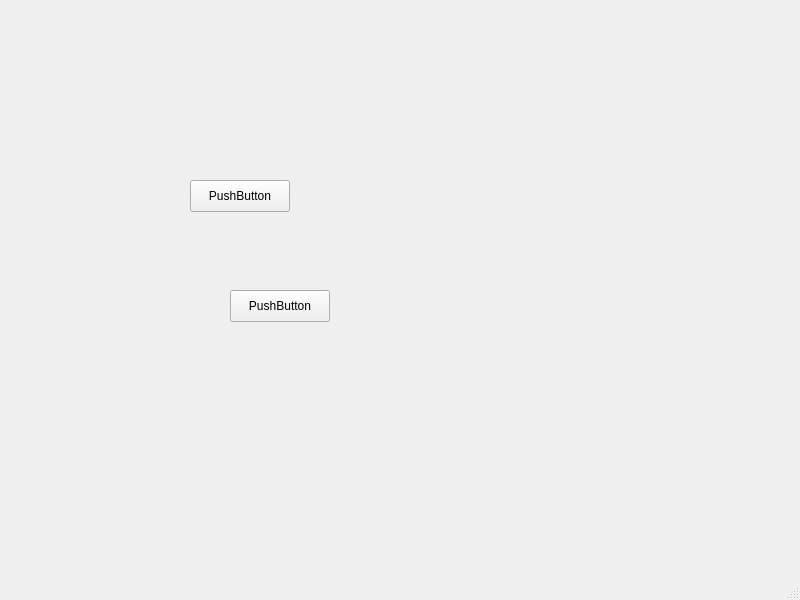
<?xml version="1.0" encoding="UTF-8"?>
<ui version="4.0">
 <class>MainWindow</class>
 <widget class="QMainWindow" name="MainWindow">
  <property name="geometry">
   <rect>
    <x>0</x>
    <y>0</y>
    <width>800</width>
    <height>600</height>
   </rect>
  </property>
  <property name="windowTitle">
   <string>MainWindow</string>
  </property>
  <widget class="QWidget" name="centralwidget">
   <widget class="QPushButton" name="pushButton">
    <property name="geometry">
     <rect>
      <x>190</x>
      <y>180</y>
      <width>100</width>
      <height>32</height>
     </rect>
    </property>
    <property name="text">
     <string>PushButton</string>
    </property>
   </widget>
   <widget class="QPushButton" name="pushButton_2">
    <property name="geometry">
     <rect>
      <x>230</x>
      <y>290</y>
      <width>100</width>
      <height>32</height>
     </rect>
    </property>
    <property name="text">
     <string>PushButton</string>
    </property>
   </widget>
  </widget>
  <widget class="QMenuBar" name="menubar">
   <property name="geometry">
    <rect>
     <x>0</x>
     <y>0</y>
     <width>800</width>
     <height>24</height>
    </rect>
   </property>
  </widget>
  <widget class="QStatusBar" name="statusbar"/>
 </widget>
 <resources/>
 <connections/>
</ui>
